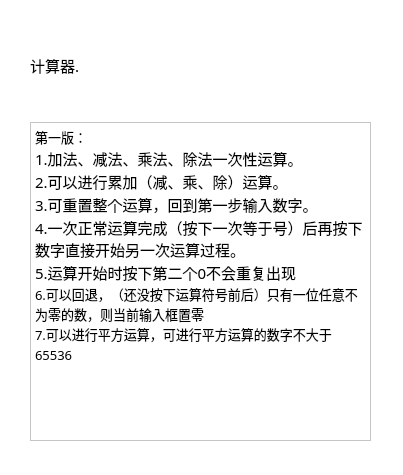
<?xml version="1.0" encoding="UTF-8"?>
<ui version="4.0">
 <class>Aboutit</class>
 <widget class="QDialog" name="Aboutit">
  <property name="geometry">
   <rect>
    <x>0</x>
    <y>0</y>
    <width>403</width>
    <height>475</height>
   </rect>
  </property>
  <property name="font">
   <font>
    <family>黑体</family>
   </font>
  </property>
  <property name="windowTitle">
   <string>Dialog</string>
  </property>
  <property name="styleSheet">
   <string notr="true">background-color: rgb(255, 255, 255);</string>
  </property>
  <widget class="QLabel" name="label">
   <property name="geometry">
    <rect>
     <x>30</x>
     <y>50</y>
     <width>221</width>
     <height>31</height>
    </rect>
   </property>
   <property name="font">
    <font>
     <family>黑体</family>
     <pointsize>11</pointsize>
    </font>
   </property>
   <property name="text">
    <string>计算器.</string>
   </property>
  </widget>
  <widget class="QWidget" name="layoutWidget">
   <property name="geometry">
    <rect>
     <x>30</x>
     <y>100</y>
     <width>341</width>
     <height>341</height>
    </rect>
   </property>
   <property name="font">
    <font>
     <family>黑体</family>
    </font>
   </property>
   <layout class="QVBoxLayout" name="verticalLayout">
    <item>
     <widget class="QLabel" name="label_3">
      <property name="font">
       <font>
        <family>黑体</family>
       </font>
      </property>
      <property name="text">
       <string/>
      </property>
     </widget>
    </item>
    <item>
     <widget class="QTextEdit" name="textEdit">
      <property name="font">
       <font>
        <family>黑体</family>
        <pointsize>10</pointsize>
       </font>
      </property>
      <property name="styleSheet">
       <string notr="true"/>
      </property>
      <property name="undoRedoEnabled">
       <bool>true</bool>
      </property>
      <property name="readOnly">
       <bool>true</bool>
      </property>
      <property name="html">
       <string>&lt;!DOCTYPE HTML PUBLIC &quot;-//W3C//DTD HTML 4.0//EN&quot; &quot;http://www.w3.org/TR/REC-html40/strict.dtd&quot;&gt;
&lt;html&gt;&lt;head&gt;&lt;meta name=&quot;qrichtext&quot; content=&quot;1&quot; /&gt;&lt;style type=&quot;text/css&quot;&gt;
p, li { white-space: pre-wrap; }
&lt;/style&gt;&lt;/head&gt;&lt;body style=&quot; font-family:'黑体'; font-size:10pt; font-weight:400; font-style:normal;&quot;&gt;
&lt;p style=&quot; margin-top:0px; margin-bottom:0px; margin-left:0px; margin-right:0px; -qt-block-indent:0; text-indent:0px;&quot;&gt;第一版：&lt;/p&gt;
&lt;p style=&quot; margin-top:0px; margin-bottom:0px; margin-left:0px; margin-right:0px; -qt-block-indent:0; text-indent:0px;&quot;&gt;&lt;span style=&quot; font-family:'SimSun'; font-size:11pt;&quot;&gt;1.加法、减法、乘法、除法一次性运算。&lt;/span&gt;&lt;/p&gt;
&lt;p style=&quot; margin-top:0px; margin-bottom:0px; margin-left:0px; margin-right:0px; -qt-block-indent:0; text-indent:0px;&quot;&gt;&lt;span style=&quot; font-family:'SimSun'; font-size:11pt;&quot;&gt;2.可以进行累加（减、乘、除）运算。&lt;/span&gt;&lt;/p&gt;
&lt;p style=&quot; margin-top:0px; margin-bottom:0px; margin-left:0px; margin-right:0px; -qt-block-indent:0; text-indent:0px;&quot;&gt;&lt;span style=&quot; font-family:'SimSun'; font-size:11pt;&quot;&gt;3.可重置整个运算，回到第一步输入数字。&lt;/span&gt;&lt;/p&gt;
&lt;p style=&quot; margin-top:0px; margin-bottom:0px; margin-left:0px; margin-right:0px; -qt-block-indent:0; text-indent:0px;&quot;&gt;&lt;span style=&quot; font-family:'SimSun'; font-size:11pt;&quot;&gt;4.一次正常运算完成（按下一次等于号）后再按下数字直接开始另一次运算过程。&lt;/span&gt;&lt;/p&gt;
&lt;p style=&quot; margin-top:0px; margin-bottom:0px; margin-left:0px; margin-right:0px; -qt-block-indent:0; text-indent:0px;&quot;&gt;&lt;span style=&quot; font-family:'SimSun'; font-size:11pt;&quot;&gt;5.运算开始时按下第二个0不会重复出现&lt;/span&gt;&lt;/p&gt;
&lt;p style=&quot; margin-top:0px; margin-bottom:0px; margin-left:0px; margin-right:0px; -qt-block-indent:0; text-indent:0px;&quot;&gt;6.可以回退，（还没按下运算符号前后）只有一位任意不为零的数，则当前输入框置零&lt;/p&gt;
&lt;p style=&quot; margin-top:0px; margin-bottom:0px; margin-left:0px; margin-right:0px; -qt-block-indent:0; text-indent:0px;&quot;&gt;7.可以进行平方运算，可进行平方运算的数字不大于65536&lt;/p&gt;&lt;/body&gt;&lt;/html&gt;</string>
      </property>
      <property name="textInteractionFlags">
       <set>Qt::NoTextInteraction</set>
      </property>
     </widget>
    </item>
   </layout>
  </widget>
 </widget>
 <resources/>
 <connections/>
</ui>
